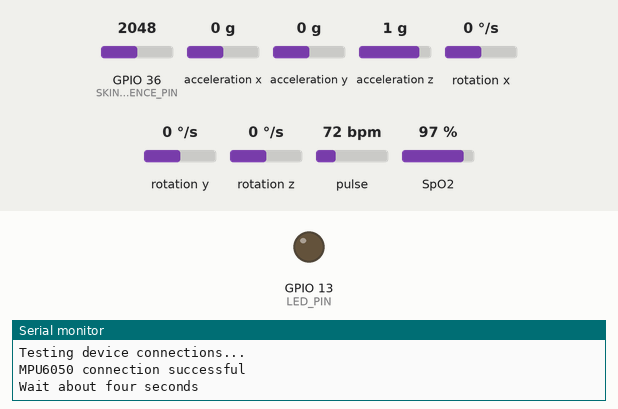
Bench run of a sketch on a simulated ESP32. Shown: output pins drawn as LEDs (lit = HIGH), the last lines printed to the serial monitor. Inputs (shaded band) come from the test bench; at power-on: GPIO 36 (SKIN_CONDUCTENCE_PIN) = 2048, acceleration x 0 g, acceleration y 0 g, acceleration z 1 g, rotation x 0 °/s, rotation y 0 °/s, rotation z 0 °/s, pulse 72 bpm, SpO2 97 %. WiFi joins after 1.5 s; servers stay silent unless stated; not simulated (calls return 0 or success): arduino_secrets.h.

Above: at 5.0 s.
At 9.1 s:
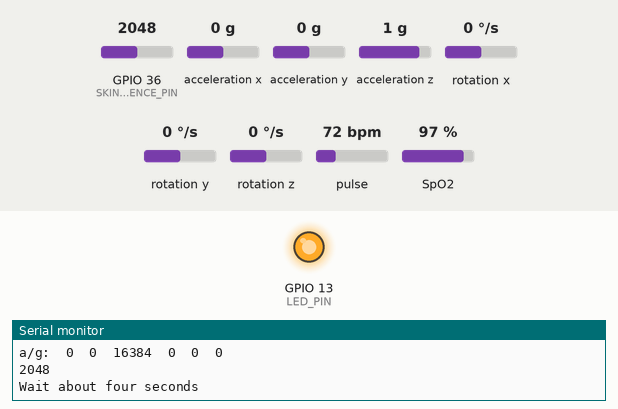
Timing chart, 0 to 13.6 s (numbered marks = the images above):
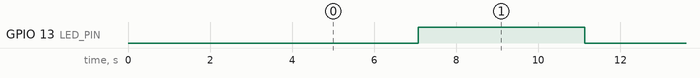

Measured:
- by itself, GPIO 13 (LED_PIN): alternates HIGH for 4.1 s and LOW for 4.1 s

The sketch:

wristband_apr18a.ino
```cpp
#include "arduino_secrets.h"
/*
  Sketch generated by the Arduino IoT Cloud Thing "wristband"
  https://create.arduino.cc/cloud/things/f2d72524-5d60-485e-bb32-37d962cdb6ac

  Arduino IoT Cloud Variables description

  The following variables are automatically generated and updated when changes are made to the Thing

  float GSR;
  float MAX;
  float MPU;

  Variables which are marked as READ/WRITE in the Cloud Thing will also have functions
  which are called when their values are changed from the Dashboard.
  These functions are generated with the Thing and added at the end of this sketch.
*/

#include "thingProperties.h"
#include <DFRobot_MAX30102.h>
#include "I2Cdev.h"
#include "MPU6050.h"
#include <WiFi.h>


#define SKIN_CONDUCTENCE_PIN A0
int sensorValue=0;
int gsr_average=0;
#if I2CDEV_IMPLEMENTATION == I2CDEV_ARDUINO_WIRE
    #include "Wire.h"
#endif
DFRobot_MAX30102 particleSensor;
MPU6050 accelgyro;

int16_t ax, ay, az;
int16_t gx, gy, gz;

#define OUTPUT_READABLE_ACCELGYRO
#define LED_PIN 13
bool blinkState = false;
void setup() {
  // Initialize serial and wait for port to open:
  Serial.begin(9600);
   pinMode(LED_PIN, OUTPUT);

  // Initialize Arduino Cloud variables
  initProperties();

 // Connect to Wi-Fi
  Serial.println();
  Serial.println();
  Serial.print("Connecting to ");
  Serial.println(SECRET_SSID);

  WiFi.begin(SECRET_SSID, SECRET_OPTIONAL_PASS);

  while (WiFi.status()!= WL_CONNECTED) {
    delay(500);
    Serial.print(".");
  }

  Serial.println("");
  Serial.println("WiFi connected");
  Serial.println("IP address: ");
  Serial.println(WiFi.localIP());

  // Initialize Arduino Cloud
  ArduinoCloud.begin(ArduinoIoTPreferredConnection);

  // Connect to Arduino Cloud
  while (!ArduinoCloud.connected()) {
    Serial.print("Connecting to Arduino Cloud...");
    delay(1000);
  }
  // This delay gives the chance to wait for a Serial Monitor without blocking if none is found
  delay(1500);

//Init serial

  Serial.println("Initializing I2C devices...");
    accelgyro.initialize();
 Serial.println("Testing device connections...");
    Serial.println(accelgyro.testConnection() ? "MPU6050 connection successful" : "MPU6050 connection failed");


  while (!particleSensor.begin()) {
    Serial.println("MAX30102 was not found");
    delay(1000);
  }
  particleSensor.sensorConfiguration(/*ledBrightness=*/50, /*sampleAverage=*/SAMPLEAVG_4, \
                        /*ledMode=*/MODE_MULTILED, /*sampleRate=*/SAMPLERATE_100, \
                        /*pulseWidth=*/PULSEWIDTH_411, /*adcRange=*/ADCRANGE_16384);

pinMode(LED_PIN, OUTPUT);


  /*
     The following function allows you to obtain more information
     related to the state of network and IoT Cloud connection and errors
     the higher number the more granular information you’ll get.
     The default is 0 (only errors).
     Maximum is 4
 */
  setDebugMessageLevel(2);
  ArduinoCloud.printDebugInfo();
}

int32_t SPO2; //SPO2
int8_t SPO2Valid; //Flag to display if SPO2 calculation is valid
int32_t heartRate; //Heart-rate
int8_t heartRateValid; //Flag to display if heart-rate calculation is valid


void loop() {
  ArduinoCloud.update();
  // Your code here
  Serial.println(F("Wait about four seconds"));
  particleSensor.heartrateAndOxygenSaturation(/**SPO2=*/&SPO2, /**SPO2Valid=*/&SPO2Valid, /**heartRate=*/&heartRate, /**heartRateValid=*/&heartRateValid);
  //Print result
  Serial.print(F("heartRate="));
  Serial.print(heartRate, DEC);
  Serial.print(F(", heartRateValid="));
  Serial.print(heartRateValid, DEC);
  Serial.print(F("; SPO2="));
  Serial.print(SPO2, DEC);
  Serial.print(F(", SPO2Valid="));
  Serial.println(SPO2Valid, DEC);

  // read raw accel/gyro measurements from device
    accelgyro.getMotion6(&ax, &ay, &az, &gx, &gy, &gz);

    // these methods (and a few others) are also available
    //accelgyro.getAcceleration(&ax, &ay, &az);
    //accelgyro.getRotation(&gx, &gy, &gz);

    #ifdef OUTPUT_READABLE_ACCELGYRO
        // display tab-separated accel/gyro x/y/z values
        Serial.print("a/g:\t");
        Serial.print(ax); Serial.print("\t");
        Serial.print(ay); Serial.print("\t");
        Serial.print(az); Serial.print("\t");
        Serial.print(gx); Serial.print("\t");
        Serial.print(gy); Serial.print("\t");
        Serial.println(gz);
    #endif

      blinkState = !blinkState;
    digitalWrite(LED_PIN, blinkState);


  long sum=0;
  for(int i=0;i<10;i++)           //Average the 10 measurements to remove the glitch
      {
      sensorValue=analogRead(SKIN_CONDUCTENCE_PIN);
      sum += sensorValue;
      delay(5);
      }
   gsr_average = sum/10;
   Serial.println(gsr_average);

 // send data to cloud
  GSR=gsr_average;
  MAX=heartRate;
  MPU=avg(ax,ay,az);


}


float avg(int x, int y, int z){
    return (x+y+z)/3;
}

/*
  Since GSR is READ_WRITE variable, onGSRChange() is
  executed every time a new value is received from IoT Cloud.
*/

void onGSRChange()  {
  // Add your code here to act upon GSR change
}
/*
  Since MAX is READ_WRITE variable, onMAXChange() is
  executed every time a new value is received from IoT Cloud.
*/
void onMAXChange()  {
  // Add your code here to act upon MAX change
}
/*
  Since MPU is READ_WRITE variable, onMPUChange() is
  executed every time a new value is received from IoT Cloud.
*/
void onMPUChange()  {
  // Add your code here to act upon MPU change
}
```

thingProperties.h
```cpp
// Code generated by Arduino IoT Cloud, DO NOT EDIT.

#include <ArduinoIoTCloud.h>
#include <Arduino_ConnectionHandler.h>

const char DEVICE_LOGIN_NAME[]  = "49feb0eb-e3bc-449e-be75-464f12951708";

const char SSID[]               = SECRET_SSID;    // Network SSID (name)
const char PASS[]               = SECRET_OPTIONAL_PASS;    // Network password (use for WPA, or use as key for WEP)
const char DEVICE_KEY[]  = SECRET_DEVICE_KEY;    // Secret device password

void onGSRChange();
void onMAXChange();
void onMPUChange();

float GSR;
float MAX;
float MPU;

void initProperties(){

  ArduinoCloud.setBoardId(DEVICE_LOGIN_NAME);
  ArduinoCloud.setSecretDeviceKey(DEVICE_KEY);
  ArduinoCloud.addProperty(GSR, READWRITE, ON_CHANGE, onGSRChange);
  ArduinoCloud.addProperty(MAX, READWRITE, ON_CHANGE, onMAXChange);
  ArduinoCloud.addProperty(MPU, READWRITE, ON_CHANGE, onMPUChange);

}

WiFiConnectionHandler ArduinoIoTPreferredConnection(SSID, PASS);
```
